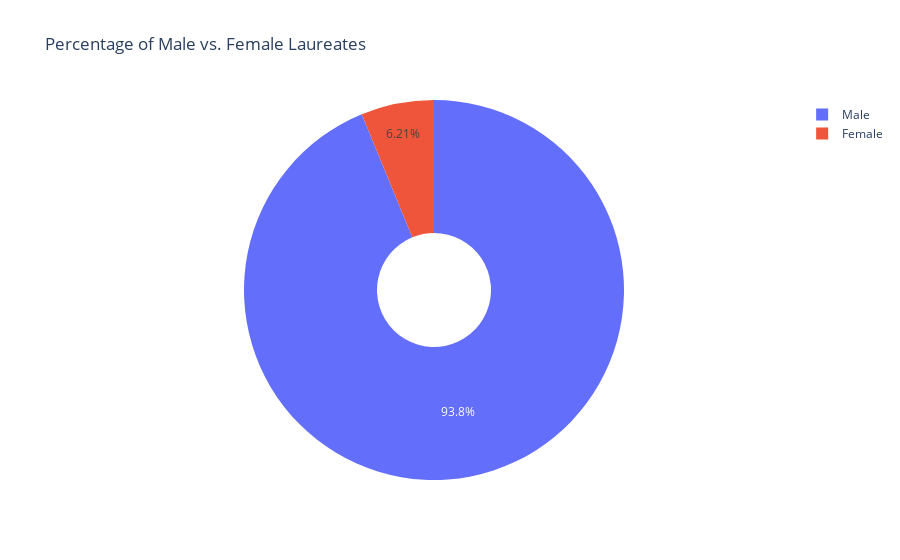

This figure's notebook cell:
### Code cell
labels = biology.index
values = biology.values

fig = go.Figure(data=[go.Pie(labels=labels, values=values, hole=.3)])
fig.update_layout(title="Percentage of Male vs. Female Laureates")
fig.show()

### Figure 1 — Plotly figure (JSON) as saved in the notebook; plotly's stock layout.template omitted (floating-point values rounded to 4 significant figures)
{"data": [{"hole": 0.3, "labels": ["Male", "Female"], "type": "pie", "values": [876, 58]}], "layout": {"title": {"text": "Percentage of Male vs. Female Laureates"}}}
